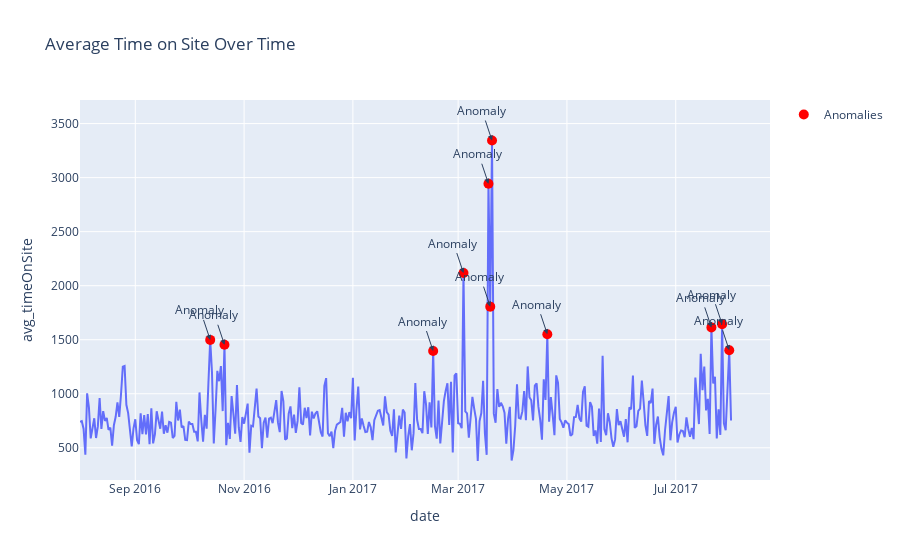

Notebook cell for this chart:
### Code cell
anomalies = timeOnSite_df[timeOnSite_df['Anomaly']]

# Plotting the line chart with anomalies labeled
fig = px.line(timeOnSite_df, x='date', y='avg_timeOnSite', title='Average Time on Site Over Time')


fig.add_scatter(x=anomalies['date'], y=anomalies['avg_timeOnSite'], mode='markers', 
                marker=dict(size=10, color='red'), name='Anomalies')

# Label the anomalies
for i, row in anomalies.iterrows():
    fig.add_annotation(x=row['date'], y=row['avg_timeOnSite'], text='Anomaly', showarrow=True, arrowhead=2)

fig.show()

### Figure 1 — Plotly figure (JSON) as saved in the notebook; plotly's stock layout.template omitted (floating-point values rounded to 4 significant figures; data arrays with more than 128 entries replaced by an {"elided": "..."} marker saying what was removed)
{"data": [{"hovertemplate": "date=%{x}<br>avg_timeOnSite=%{y}<extra></extra>", "legendgroup": "", "line": {"color": "#636efa", "dash": "solid"}, "marker": {"symbol": "circle"}, "mode": "lines", "name": "", "orientation": "v", "showlegend": false, "type": "scatter", "x": {"elided": "366 str values"}, "xaxis": "x", "y": {"elided": "366 float values"}, "yaxis": "y"}, {"marker": {"color": "red", "size": 10}, "mode": "markers", "name": "Anomalies", "type": "scatter", "x": ["2016-10-13T00:00:00", "2016-10-21T00:00:00", "2017-02-15T00:00:00", "2017-03-04T00:00:00", "2017-03-18T00:00:00", "2017-03-19T00:00:00", "2017-03-20T00:00:00", "2017-04-20T00:00:00", "2017-07-21T00:00:00", "2017-07-27T00:00:00", "2017-07-31T00:00:00"], "y": [1498.0, 1454.0, 1395.0, 2117.0, 2943.0, 1806.0, 3343.0, 1551.0, 1614.0, 1643.0, 1402.0]}], "layout": {"annotations": [{"arrowhead": 2, "showarrow": true, "text": "Anomaly", "x": "2016-10-13T00:00:00", "y": 1498.0}, {"arrowhead": 2, "showarrow": true, "text": "Anomaly", "x": "2016-10-21T00:00:00", "y": 1454.0}, {"arrowhead": 2, "showarrow": true, "text": "Anomaly", "x": "2017-02-15T00:00:00", "y": 1395.0}, {"arrowhead": 2, "showarrow": true, "text": "Anomaly", "x": "2017-03-04T00:00:00", "y": 2117.0}, {"arrowhead": 2, "showarrow": true, "text": "Anomaly", "x": "2017-03-18T00:00:00", "y": 2943.0}, {"arrowhead": 2, "showarrow": true, "text": "Anomaly", "x": "2017-03-19T00:00:00", "y": 1806.0}, {"arrowhead": 2, "showarrow": true, "text": "Anomaly", "x": "2017-03-20T00:00:00", "y": 3343.0}, {"arrowhead": 2, "showarrow": true, "text": "Anomaly", "x": "2017-04-20T00:00:00", "y": 1551.0}, {"arrowhead": 2, "showarrow": true, "text": "Anomaly", "x": "2017-07-21T00:00:00", "y": 1614.0}, {"arrowhead": 2, "showarrow": true, "text": "Anomaly", "x": "2017-07-27T00:00:00", "y": 1643.0}, {"arrowhead": 2, "showarrow": true, "text": "Anomaly", "x": "2017-07-31T00:00:00", "y": 1402.0}], "legend": {"tracegroupgap": 0}, "title": {"text": "Average Time on Site Over Time"}, "xaxis": {"anchor": "y", "domain": [0, 1], "title": {"text": "date"}}, "yaxis": {"anchor": "x", "domain": [0, 1], "title": {"text": "avg_timeOnSite"}}}}
